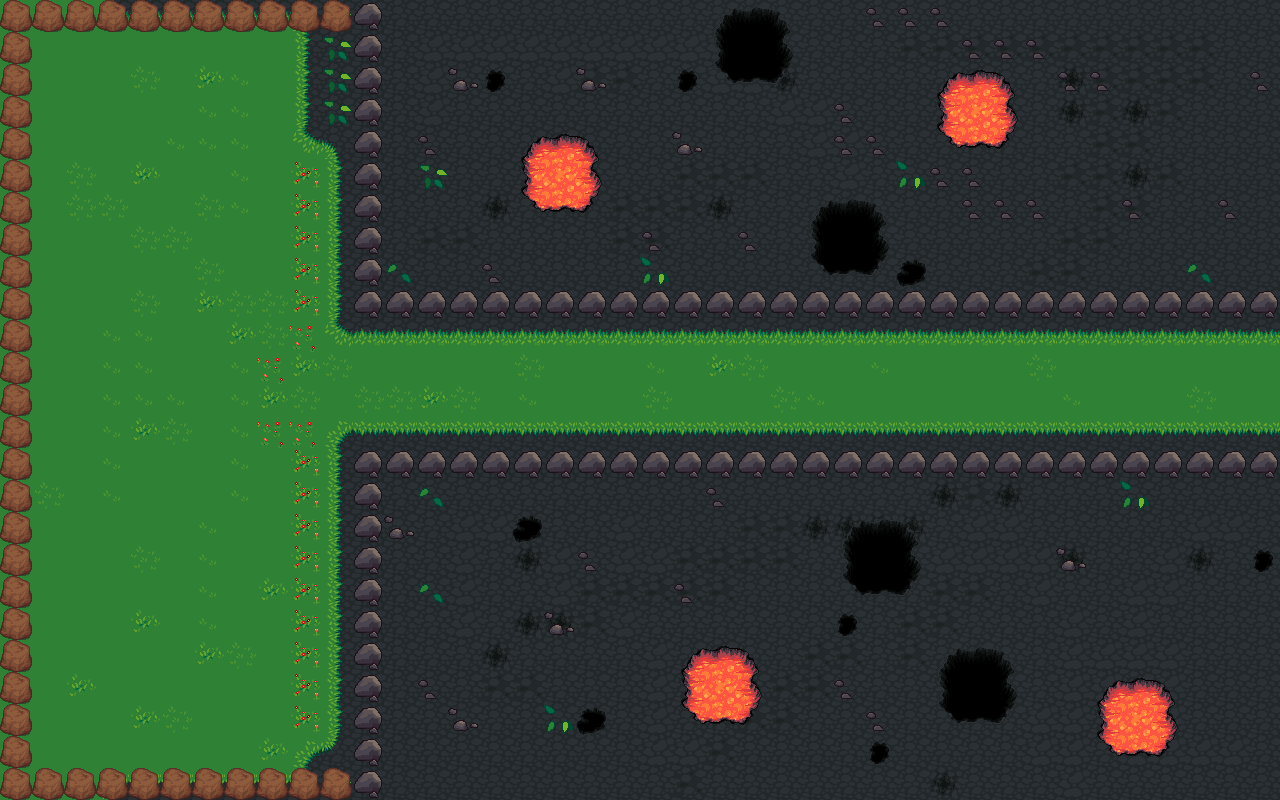

Tiled map render using the project's own tile images. Description and the map definition, with tile-layer contents summarised, below:
An orthogonal 40x25 tile map with 32x32 px tiles, 3 tile layers (Tile Layer 1, Tile Layer 2, Tile Layer 3) and 9 objects.

<map version="1.0" orientation="orthogonal" renderorder="right-down" width="40" height="25" tilewidth="32" tileheight="32">
 <tileset firstgid="1" name="terrain" tilewidth="32" tileheight="32">
  <image source="terrain.png" width="672" height="736" />
 </tileset>
 <layer name="Tile Layer 1" width="40" height="25">
  <data>[1000 cells, 1000 non-empty, 4 distinct tile ids]</data>
 </layer>
 <layer name="Tile Layer 2" width="40" height="25">
  <data>[1000 cells, 593 non-empty, 40 distinct tile ids]</data>
 </layer>
 <objectgroup name="Walls">
  <object x="352" y="0" width="32" height="320" />
  <object x="384" y="288" width="896" height="32" />
  <object x="352" y="448" width="32" height="384" />
  <object x="384" y="448" width="896" height="32" />
  <object x="32" y="0" width="320" height="32" />
  <object x="0" y="0" width="32" height="800" />
  <object x="32" y="768" width="320" height="32" />
 </objectgroup>
 <layer name="Tile Layer 3" width="40" height="25">
  <data>[1000 cells, 45 non-empty, 1 distinct tile ids]</data>
 </layer>
 <objectgroup name="Player spawn">
  <object x="32" y="32" width="32" height="32" />
 </objectgroup>
 <objectgroup name="Level end">
  <object x="1280" y="320" width="32" height="128" />
 </objectgroup>
</map>